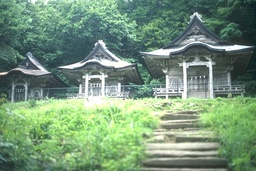
#> input picture Photos_Subset/Original/BSDS300_12_249087.jpg, 256 x 171 px, shrunk from 481 x 321 before the run; its folder holds only this picture in this run
$ jupyter execute poisson_anscombe_denoising.ipynb   (older library calls are emulated)
#> lines starting #> are read from the running program, lines starting #| are printed output that depends on the picture
# Poisson Noise and Anscombe Transform Denoising

This notebook simulates Poisson noise (photon counting noise) in images and removes it using the **Anscombe Transform method**.

## What This Notebook Does:

1. **Adds Poisson Noise**: Simulates noise at 5 different intensity levels (scales: 0.1, 0.5, 1.0, 2.0, 5.0)
2. **Applies Anscombe Transform Denoising**: Uses a 3-step process:
   - Transform the noisy image to stabilize variance
   - Apply a denoising filter (Gaussian, Median, or Bilateral)
   - Inverse transform back to original domain
3. **Calculates Quality Metrics**: PSNR, SSIM, MSE, Entropy, and more
4. **Generates Visualizations**: Creates histograms and sample image comparisons

## Output Directory Structure:
```
Data_Results/Data/
├── bar_graph/
   └── poissson                   # Histogram visualizations of metrics
├── finished/
   └── poissson                   # Side-by-side comparisons of original, noisy, denoised
└── noised_image_data/
   └── poissson                   # CSV files with quality metrics

Photo_Subset
└──Noised_Images
   ├── BW
      └── scale_..                # Noised image output of black and white images (.. = scale, e.g: scale_0.5 is the black and white image noised with scale of 0.5)
   └── Color
      └── scale_..                # Noised image output of color images

```

## Applications:
- Medical imaging (X-ray, CT scans)
- Astronomy (telescope images)
- Low-light photography
- Any photon-limited imaging scenario

## 1. Import Required Libraries

[cell 1]
import os
import cv2
import numpy as np
import random
from tqdm import tqdm
from skimage.metrics import peak_signal_noise_ratio as psnr
from skimage.metrics import structural_similarity as ssim
from scipy.stats import entropy
import pandas as pd
import matplotlib.pyplot as plt
import seaborn as sns
from pathlib import Path
import shutil
import glob

# Set random seeds for reproducibility
random.seed("This is a seed.")
np.random.seed(42)

# Configure matplotlib for nice-looking plots
plt.style.use('seaborn-v0_8-darkgrid')
sns.set_palette("husl")

print("All libraries imported successfully")
print('Random seed set for reproducibility')

## 2. Configure Input and Output Paths

**IMPORTANT**: Update `base_path` to point to your folder containing original images.

The notebook will automatically create the output directory structure if it doesn't exist.

[cell 2]
# ============ INPUT PATH ============
# Update this to point to your images folder
base_path = "../../Photos_Subset/Original"

# ============ OUTPUT PATH ============
# All results will be saved under this directory
output_base = "../../Data_Results/Data"

# Create output directory if it doesn't exist
Path(output_base).mkdir(parents=True, exist_ok=True)
print(f"Output directory: {output_base}")

# Verify input path exists
if not os.path.exists(base_path):
    raise FileNotFoundError(f"Input folder not found at: {base_path}")

if not os.path.isdir(base_path):
    raise NotADirectoryError(f"{base_path} is not a directory")

print(f"Input path verified: {base_path}")

## 3. Define Poisson Noise Function

Poisson noise models the randomness in photon counting. This is the primary noise source in:
- Low-light imaging
- Medical X-rays
- Astronomy

The `scale` parameter controls noise intensity:
- **Lower scale** (e.g., 0.1) = more noise (fewer photons)
- **Higher scale** (e.g., 5.0) = less noise (more photons)

[cell 3]
def add_poisson_noise(image, scale=1.0):
    """
    Add Poisson noise to an image.

    Parameters:
    -----------
    image : numpy array
        Input image (BGR format from cv2)
    scale : float
        Noise intensity control
        - scale < 1.0: more noise (lower photon count)
        - scale = 1.0: standard Poisson noise
        - scale > 1.0: less noise (higher photon count)

    Returns:
    --------
    numpy array : Image with Poisson noise added
    """
    # Normalize to [0, 1] range
    image_normalized = image.astype(np.float64) / 255.0

    # Scale to control noise level
    scaled_image = image_normalized / scale

    # Apply Poisson noise (models photon counting)
    noisy = np.random.poisson(scaled_image * 255) / 255.0

    # Scale back
    noisy = noisy * scale

    # Convert back to uint8 [0, 255]
    noisy = np.clip(noisy * 255, 0, 255).astype(np.uint8)

    return noisy

print("Poisson noise function defined")

## 4. Define Anscombe Transform Functions

The **Anscombe Transform** converts Poisson-distributed noise into approximately Gaussian noise with stable variance. This makes standard denoising filters more effective.

**Three-step denoising process:**
1. Apply Anscombe transform: `y = 2√(x + 3/8)`
2. Apply denoising filter (Gaussian, Median, or Bilateral)
3. Apply inverse transform: `x = (y/2)² - 3/8`

[cell 4]
def anscombe_transform(image):
    """
    Apply Anscombe transform to stabilize Poisson noise variance.

    Formula: f(x) = 2 * sqrt(x + 3/8)

    This transforms Poisson noise -> approximately Gaussian noise
    """
    image_float = image.astype(np.float64)
    transformed = 2 * np.sqrt(image_float + 3.0/8.0)
    return transformed


def inverse_anscombe_transform(transformed_image):
    """
    Apply inverse Anscombe transform to recover the image.

    Formula: f^(-1)(y) = (y/2)^2 - 3/8
    """
    recovered = (transformed_image / 2.0) ** 2 - 3.0/8.0
    recovered = np.maximum(recovered, 0)  # Ensure non-negative
    recovered = np.clip(recovered, 0, 255).astype(np.uint8)
    return recovered


def denoise_with_anscombe(noisy_image, filter_type='gaussian', kernel_size=5):
    """
    Denoise image using the Anscombe transform method.

    Process:
    1. Apply Anscombe transform (stabilize variance)
    2. Apply denoising filter in transformed domain
    3. Apply inverse Anscombe transform (recover image)

    Parameters:
    -----------
    noisy_image : numpy array
        Noisy input image
    filter_type : str
        'gaussian', 'median', or 'bilateral'
    kernel_size : int
        Filter kernel size (must be odd number)

    Returns:
    --------
    numpy array : Denoised image
    """
    # Handle color images by processing each channel separately
    if len(noisy_image.shape) == 3:
        channels = cv2.split(noisy_image)
        denoised_channels = []

        for channel in channels:
            # Step 1: Apply Anscombe transform
            transformed = anscombe_transform(channel)

            # Step 2: Apply denoising filter
            if filter_type == 'gaussian':
                filtered = cv2.GaussianBlur(transformed, (kernel_size, kernel_size), 0)
            elif filter_type == 'median':
                filtered = cv2.medianBlur(transformed.astype(np.float32), kernel_size).astype(np.float64)
            elif filter_type == 'bilateral':
                filtered = cv2.bilateralFilter(transformed.astype(np.float32), kernel_size, 75, 75).astype(np.float64)
            else:
                filtered = transformed

            # Step 3: Apply inverse Anscombe transform
            denoised_channel = inverse_anscombe_transform(filtered)
            denoised_channels.append(denoised_channel)

        denoised = cv2.merge(denoised_channels)
    else:
        # Grayscale image
        transformed = anscombe_transform(noisy_image)

        if filter_type == 'gaussian':
            filtered = cv2.GaussianBlur(transformed, (kernel_size, kernel_size), 0)
        elif filter_type == 'median':
            filtered = cv2.medianBlur(transformed.astype(np.float32), kernel_size).astype(np.float64)
        elif filter_type == 'bilateral':
            filtered = cv2.bilateralFilter(transformed.astype(np.float32), kernel_size, 75, 75).astype(np.float64)
        else:
            filtered = transformed

        denoised = inverse_anscombe_transform(filtered)

    return denoised

print("Anscombe transform functions defined")

## 5. Define Image Quality Metric Functions

These functions measure how well the denoising worked:

- **PSNR** (Peak Signal-to-Noise Ratio): Higher is better (measures pixel accuracy)
- **SSIM** (Structural Similarity): Closer to 1 is better (measures perceived quality)
- **MSE** (Mean Squared Error): Lower is better (pixel-level error)
- **Entropy**: Measures information content
- **Sharpness**: Uses Laplacian variance to measure edge clarity
- **Spatial Frequency**: Measures image detail
- **Dynamic Range**: Measures contrast (max - min intensity)

[cell 5]
def calculate_entropy(image):
    """Calculate entropy (information content) of image."""
    if len(image.shape) == 3:
        gray = cv2.cvtColor(image, cv2.COLOR_BGR2GRAY)
    else:
        gray = image

    hist, _ = np.histogram(gray.flatten(), bins=256, range=(0, 256))
    hist = hist / hist.sum()
    hist = hist[hist > 0]
    return entropy(hist, base=2)


def calculate_sharpness(image):
    """Calculate image sharpness using Laplacian variance."""
    if len(image.shape) == 3:
        gray = cv2.cvtColor(image, cv2.COLOR_BGR2GRAY)
    else:
        gray = image

    laplacian = cv2.Laplacian(gray, cv2.CV_64F)
    return laplacian.var()


def calculate_spatial_frequency(image):
    """Calculate spatial frequency (measures image detail)."""
    if len(image.shape) == 3:
        gray = cv2.cvtColor(image, cv2.COLOR_BGR2GRAY)
    else:
        gray = image

    gray = gray.astype(np.float64)
    RF = np.sqrt(np.mean(np.diff(gray, axis=1) ** 2))  # Row frequency
    CF = np.sqrt(np.mean(np.diff(gray, axis=0) ** 2))  # Column frequency
    SF = np.sqrt(RF ** 2 + CF ** 2)
    return SF


def calculate_dynamic_range(image):
    """Calculate dynamic range (max - min intensity)."""
    if len(image.shape) == 3:
        gray = cv2.cvtColor(image, cv2.COLOR_BGR2GRAY)
    else:
        gray = image
    return np.max(gray) - np.min(gray)


def calculate_noise_variance(original, noisy):
    """Calculate variance of the noise (difference between images)."""
    if len(original.shape) == 3:
        original_gray = cv2.cvtColor(original, cv2.COLOR_BGR2GRAY)
        noisy_gray = cv2.cvtColor(noisy, cv2.COLOR_BGR2GRAY)
    else:
        original_gray = original
        noisy_gray = noisy

    noise = noisy_gray.astype(np.float64) - original_gray.astype(np.float64)
    return np.var(noise)


def calculate_all_metrics(original, processed, prefix=""):
    """
    Calculate all quality metrics comparing original to processed image.

    Parameters:
    -----------
    original : numpy array
        Original clean image
    processed : numpy array
        Noisy or denoised image to compare
    prefix : str
        Prefix for metric names (e.g., 'Noisy_' or 'Denoised_')

    Returns:
    --------
    dict : Dictionary containing all calculated metrics
    """
    # Convert to grayscale for metric calculation
    if len(original.shape) == 3:
        original_gray = cv2.cvtColor(original, cv2.COLOR_BGR2GRAY)
        processed_gray = cv2.cvtColor(processed, cv2.COLOR_BGR2GRAY)
    else:
        original_gray = original
        processed_gray = processed

    # Calculate standard metrics
    psnr_value = psnr(original_gray, processed_gray, data_range=255)
    ssim_value = ssim(original_gray, processed_gray, data_range=255)
    mse_value = np.mean((original_gray.astype(np.float64) - processed_gray.astype(np.float64)) ** 2)

    # Calculate entropy difference
    entropy_orig = calculate_entropy(original)
    entropy_processed = calculate_entropy(processed)
    entropy_diff = abs(entropy_processed - entropy_orig)

    # Calculate additional metrics
    noise_var = calculate_noise_variance(original, processed)
    sharpness_value = calculate_sharpness(processed)
    spatial_freq = calculate_spatial_frequency(processed)
    dynamic_range = calculate_dynamic_range(processed)

    return {
        f"{prefix}PSNR": psnr_value,
        f"{prefix}SSIM": ssim_value,
        f"{prefix}MSE": mse_value,
        f"{prefix}Entropy_Diff": entropy_diff,
        f"{prefix}Noise_Variance": noise_var,
        f"{prefix}Sharpness": sharpness_value,
        f"{prefix}Spatial_Freq": spatial_freq,
        f"{prefix}Dynamic_Range": dynamic_range
    }

print("All metric calculation functions defined")

## 6. Configure Processing Parameters

Define the noise levels and denoising filters to test:

**Noise Scales:**
- 0.1 = Very high noise (low photon count)
- 0.5 = High noise
- 1.0 = Standard Poisson noise
- 2.0 = Moderate noise
- 5.0 = Low noise (high photon count)

**Denoising Filters:**
- Gaussian blur (kernel sizes 3, 5, 7)
- Median filter (kernel sizes 3, 5)
- Bilateral filter (kernel size 5)

This creates **30 total combinations** to test (5 noise levels × 6 filters).

[cell 6]
# ============ NOISE LEVEL CONFIGURATIONS ============
POISSON_PARAMS = [
    {"scale": 0.1, "name": "scale_0.1"},   # Very high noise
    {"scale": 0.5, "name": "scale_0.5"},   # High noise
    {"scale": 1.0, "name": "scale_1.0"},   # Standard Poisson
    {"scale": 2.0, "name": "scale_2.0"},   # Moderate noise
    {"scale": 5.0, "name": "scale_5.0"},   # Low noise
]

# ============ DENOISING FILTER CONFIGURATIONS ============
ANSCOMBE_FILTERS = [
    {"filter_type": "gaussian", "kernel_size": 3, "name": "gaussian_k3"},
    {"filter_type": "gaussian", "kernel_size": 5, "name": "gaussian_k5"},
    {"filter_type": "gaussian", "kernel_size": 7, "name": "gaussian_k7"},
    {"filter_type": "median", "kernel_size": 3, "name": "median_k3"},
    {"filter_type": "median", "kernel_size": 5, "name": "median_k5"},
    {"filter_type": "bilateral", "kernel_size": 5, "name": "bilateral_k5"},
]

print(f"Configured {len(POISSON_PARAMS)} noise levels")
print(f"Configured {len(ANSCOMBE_FILTERS)} denoising filters")
print(f"Total combinations to test: {len(POISSON_PARAMS) * len(ANSCOMBE_FILTERS)}")

## 7. Setup Output Directories and Load Images

This cell:
1. Creates the output directory structure (if it doesn't exist)
2. Scans the input folder for image files
3. Separates color and black & white images
4. Selects 5 sample images for detailed comparison visualizations

[cell 7]
# ============ HELPER FUNCTION FOR DIRECTORY CLEANUP ============
def clean_directory(directory_path, pattern=None):
    """
    Clean all files/folders in directory, optionally matching a pattern.

    Parameters:
    -----------
    directory_path : str
        Path to directory to clean
    pattern : str, optional
        If provided, only delete items matching this pattern (e.g., 'scale_*')
    """
    if not os.path.exists(directory_path):
        return

    if pattern:
        # Delete only items matching pattern
        items = glob.glob(os.path.join(directory_path, pattern))
        for item in items:
            if os.path.isfile(item):
                os.remove(item)
            elif os.path.isdir(item):
                shutil.rmtree(item)
    else:
        # Delete all items in directory
        for item in os.listdir(directory_path):
            item_path = os.path.join(directory_path, item)
            if os.path.isfile(item_path):
                os.remove(item_path)
            elif os.path.isdir(item_path):
                shutil.rmtree(item_path)

# ============ CREATE OUTPUT DIRECTORIES ============
# CSV metrics: ../../Data_Results/Data/noised_images_data/poisson
metrics_root = os.path.join(output_base, "noised_images_data", "poisson")
Path(metrics_root).mkdir(parents=True, exist_ok=True)
clean_directory(metrics_root)  # Clean all existing files
print(f"Directory ready (cleaned): {metrics_root}")

# Noised images: ../../Photos_Subset/Noised_Images/BW and .../Color
noised_root_bw = "../../Photos_Subset/Noised_Images/BW"
noised_root_color = "../../Photos_Subset/Noised_Images/Color"
Path(noised_root_bw).mkdir(parents=True, exist_ok=True)
Path(noised_root_color).mkdir(parents=True, exist_ok=True)

# Clean only scale_* folders (preserve other noise type folders)
clean_directory(noised_root_bw, "scale_*")
clean_directory(noised_root_color, "scale_*")
print(f"Directory ready (cleaned scale_* folders): {noised_root_bw}")
print(f"Directory ready (cleaned scale_* folders): {noised_root_color}")

# Sample images: ../../Data_Results/Data/finished/poisson
sample_root = os.path.join(output_base, "finished", "poisson")
Path(sample_root).mkdir(parents=True, exist_ok=True)
clean_directory(sample_root)  # Clean all existing files
print(f"Directory ready (cleaned): {sample_root}")

# Bar graphs/histograms: ../../Data_Results/Data/bar_graphs/poisson
graph_root = os.path.join(output_base, "bar_graphs", "poisson")
Path(graph_root).mkdir(parents=True, exist_ok=True)
clean_directory(graph_root)  # Clean all existing files
print(f"Directory ready (cleaned): {graph_root}")

# ============ LOAD IMAGE FILES ============
# Get all image files from input directory
all_files = [f for f in os.listdir(base_path)
             if f.lower().endswith((".png", ".jpg", ".jpeg", ".bmp", ".tiff"))
             and os.path.isfile(os.path.join(base_path, f))]

# Separate color and black & white images
color_files = []
bw_files = []

for filename in all_files:
    # Check if filename indicates black & white
    if filename[-6:-4] == 'bw' or filename.lower().endswith('_bw.jpg') or filename.lower().endswith('_bw.png'):
        bw_files.append(filename)
    else:
        color_files.append(filename)

# ============ SELECT SAMPLE IMAGES ============
# Choose 5 images for detailed comparison visualizations
sample_images = []
if len(all_files) >= 5:
    # Try to get a mix of color and B&W
    sample_color = color_files[:3] if len(color_files) >= 3 else color_files
    sample_bw = bw_files[:2] if len(bw_files) >= 2 else bw_files
    sample_images = sample_color + sample_bw
    # If we don't have 5 yet, just take first 5 overall
    if len(sample_images) < 5:
        sample_images = all_files[:5]
else:
    sample_images = all_files

# ============ SUMMARY ============
print(f"\n{'='*70}")
print(f"IMAGE INVENTORY")
print(f"{'='*70}")
print(f"Color images found: {len(color_files)}")
print(f"B&W images found: {len(bw_files)}")
print(f"Total images: {len(all_files)}")
print(f"Sample images selected: {len(sample_images)}")
print(f"{'='*70}")

## 8. Main Processing Loop: Add Noise and Denoise

This is the main processing cell that:

**For each noise level (5 levels):**
1. Adds Poisson noise to all images
2. Saves noisy images to disk
3. Calculates quality metrics for noisy images
4. Saves metrics to CSV files

**For each denoising filter (6 filters):**
1. Applies Anscombe transform denoising
2. Calculates quality metrics and improvements
3. Saves denoised metrics to CSV files
4. Stores sample images for visualization

**Total iterations:** 5 noise levels × 6 filters = 30 combinations

This cell may take several minutes depending on the number of images.

[cell 8]
# ============ MAIN PROCESSING LOOP ============

# Dictionary to store sample images for visualization later
sample_data = {}

for poisson_config in POISSON_PARAMS:
    param_name = poisson_config["name"]
    scale = poisson_config["scale"]

    print(f"\n{'='*70}")
    print(f"Processing Noise Level: {param_name} (scale={scale})")
    print(f"{'='*70}")

    # Create output directories for this noise level (separate for BW and Color)
    noise_output_dir_bw = os.path.join(noised_root_bw, param_name)
    noise_output_dir_color = os.path.join(noised_root_color, param_name)
    os.makedirs(noise_output_dir_bw, exist_ok=True)
    os.makedirs(noise_output_dir_color, exist_ok=True)

    # Store noisy images in memory for denoising
    noisy_images_dict = {}

    # Separate metric storage for color vs B&W
    noisy_metrics_color = []
    noisy_metrics_bw = []

    # -------- STEP 1: Add Poisson Noise --------
    print(f"\n  [1/2] Adding Poisson noise to images...")
    for filename in tqdm(all_files, desc=f"    Adding noise ({param_name})"):
        filepath = os.path.join(base_path, filename)
        img = cv2.imread(filepath)
#> img is the input picture: shape (171, 256, 3); mean B, G, R 120.9, 148.1, 118

        if img is None:
            continue

        # Add Poisson noise
        noisy_img = add_poisson_noise(img, scale=scale)
#> in add_poisson_noise, `noisy = np.random.poisson(scaled_image * 255) / 255.0`:
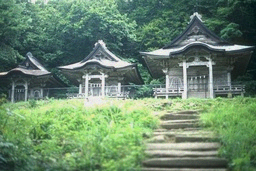
#> noisy: shape (171, 256, 3) float64; mean B, G, R 4.74, 5.81, 4.63; drawn with min black and max white

        # Determine if image is B&W or color and save to appropriate directory
        is_bw = filename[-6:-4] == 'bw' or filename.lower().endswith('_bw.jpg') or filename.lower().endswith('_bw.png')
        output_dir = noise_output_dir_bw if is_bw else noise_output_dir_color

        # Save noisy image to disk
        output_filename = f"noisy_{filename}"
        output_path = os.path.join(output_dir, output_filename)
        cv2.imwrite(output_path, noisy_img)

        # Store in memory for denoising
        noisy_images_dict[filename] = noisy_img

        # Store for sample visualization
        if filename in sample_images:
            if filename not in sample_data:
                sample_data[filename] = {'original': img, 'noisy': {}, 'denoised': {}}
            sample_data[filename]['noisy'][param_name] = noisy_img

        # Calculate quality metrics
        noisy_metrics = calculate_all_metrics(img, noisy_img, prefix="Noisy_")
#> in calculate_all_metrics, `original_gray = cv2.cvtColor(original, cv2.COLOR_BGR2GRAY)`:
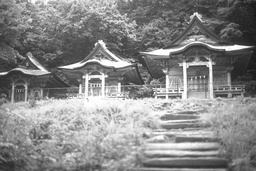
#> original_gray: shape (171, 256); min 24, max 255, mean 136
#> in calculate_all_metrics, `psnr_value = psnr(original_gray, processed_gray, data_range=255)`: psnr_value = 39.99
#> in calculate_all_metrics, `ssim_value = ssim(original_gray, processed_gray, data_range=255)`: ssim_value = 0.991
#> in calculate_all_metrics, `mse_value = np.mean((original_gray.astype(np.float64) - processed_gray..`: mse_value = 6.52
#> in calculate_entropy, `hist, _ = np.histogram(gray.flatten(), bins=256, range=(0, 256))`: hist = 256 values, max 336 at index 86, min 0 at index 0, mean 171
#> in calculate_entropy, `hist = hist / hist.sum()`: hist = 256 values, max 0.00768 at index 86, min 0 at index 0, mean 0.00391
#> in calculate_entropy, `hist = hist[hist > 0]`: hist = 232 values, max 0.00768 at index 62, min 2.28e-05 at index 0, mean 0.00431
#> in calculate_all_metrics, `entropy_orig = calculate_entropy(original)`: entropy_orig = 7.72
#> in calculate_all_metrics, `entropy_diff = abs(entropy_processed - entropy_orig)`: entropy_diff = 0.0052
#> in calculate_noise_variance, `noise = noisy_gray.astype(np.float64) - original_gray.astype(np.float64)`:
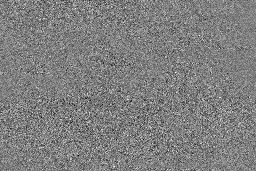
#> noise: shape (171, 256) float64; min -12, max 11, mean -0.508; drawn with min black and max white
#> in calculate_all_metrics, `noise_var = calculate_noise_variance(original, processed)`: noise_var = 6.26
#> (the rest of the program and of its run is left out)
